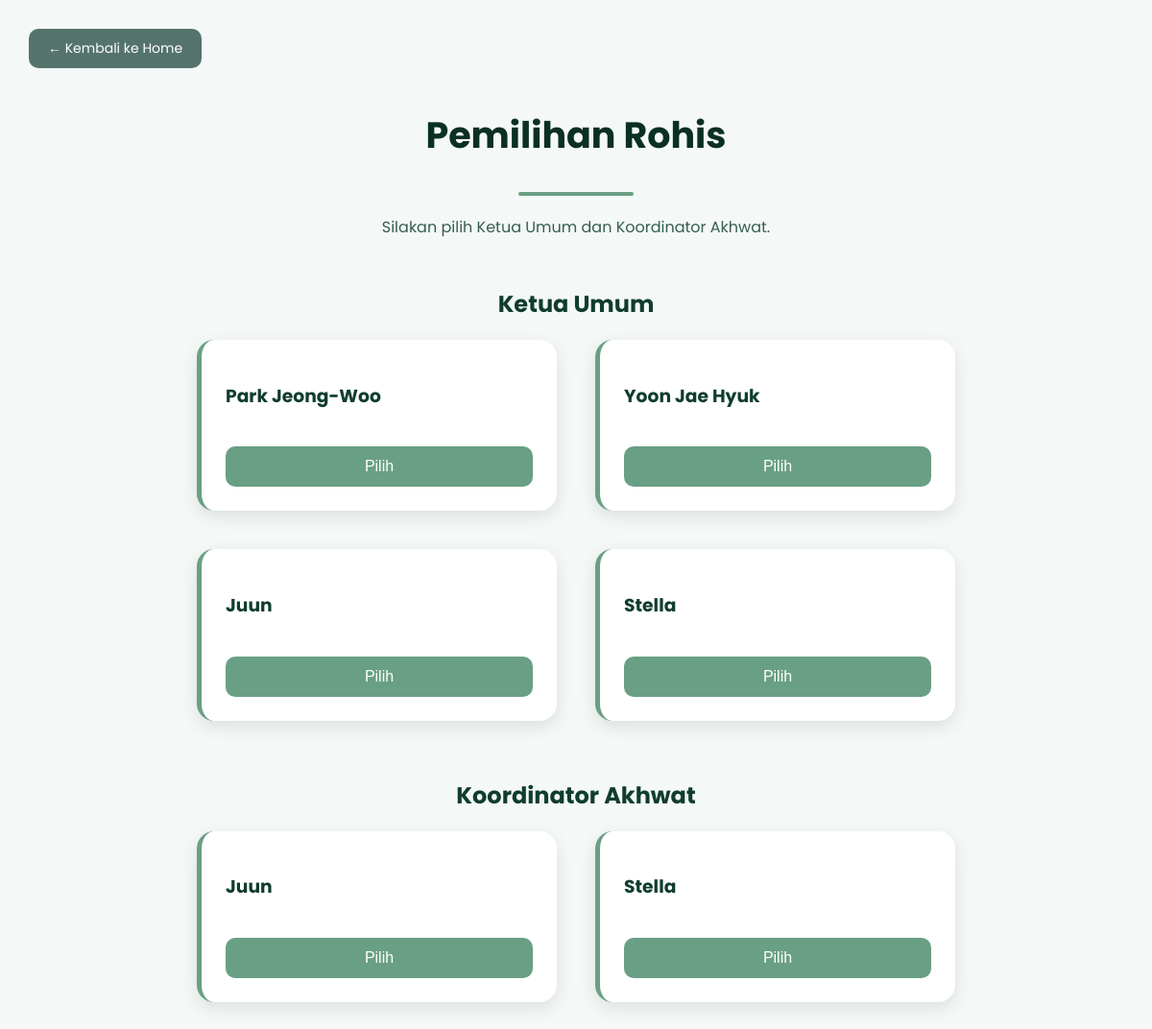
The app's page /anggota/voting.php (signed in) with its own data.
### tables this page shows
CREATE TABLE `kandidat` (
  `id_kandidat` int(11) NOT NULL,
  `nama_kandidat` varchar(100) NOT NULL,
  `jabatan` enum('Ketua Umum','Koordinator Akhwat') NOT NULL,
  `no_urut` int(11) NOT NULL,
  `foto` varchar(255) NOT NULL,
  `visi_misi` text DEFAULT NULL,
  `kelas` varchar(50) DEFAULT NULL,
  `suara` int(11) DEFAULT 0
);

### anggota/voting.php (the view, shortened to what this page needs)
<?php
include "../koneksi.php";
?>
<!DOCTYPE html>
<html lang="id">
<head>
</head>
<body>
<a href="home.php" class="home-btn">← Kembali ke Home</a>
<section class="vote-section">
<h1 class="vote-title">Pemilihan Rohis</h1>
<div class="line"></div>
<p class="sub-info">Silakan pilih Ketua Umum dan Koordinator Akhwat.</p>
<h2>Ketua Umum</h2>
<div class="vote-container">
<?php
$data = mysqli_query($konek, "SELECT * FROM kandidat");
while($row = mysqli_fetch_assoc($data)){
?>
<div class="kandidat-card">
<h3><?= $row['nama_kandidat']; ?></h3>
<button class="btn-vote"
onclick="bukaModal(<?= $row['id_kandidat']; ?>)">
Pilih
</button>
</div>
<?php } ?>
</div>
<h2>Koordinator Akhwat</h2>
<div class="vote-container">
<?php
$data_akhwat = mysqli_query($konek,"SELECT * FROM kandidat WHERE jabatan='Koordinator Akhwat'");
while($row = mysqli_fetch_assoc($data_akhwat)){
?>
<div class="kandidat-card">
<h3><?= $row['nama_kandidat']; ?></h3>
<button class="btn-vote"
onclick="bukaModal(<?= $row['id_kandidat']; ?>)">
Pilih
</button>
</div>
<?php } ?>
</div>
</section>
</body>
</html>

### anggota/voting.php (style rules this page uses)
body { font-family: 'Poppins', sans-serif; margin: 0; padding: 0; background: #f4f8f6; color: #0f3d2e; }
.vote-section { padding: 80px 20px; text-align: center; }
.vote-title { font-size: 38px; font-weight: 700; color: #0a3022; }
.line { width: 120px; height: 4px; background: #699f84; margin: 12px auto 20px; border-radius: 10px; }
.sub-info { font-size: 16px; color: #355e4e; margin-bottom: 50px; }
.home-btn { position: absolute; top: 30px; left: 30px; background: #54736c; color: white; padding: 10px 20px; border-radius: 10px; text-decoration: none; font-size: 14px; }
.vote-container { display: flex; justify-content: center; gap: 40px; flex-wrap: wrap; margin-bottom: 60px; }
.kandidat-card { background: #ffffff; width: 320px; padding: 25px; border-radius: 18px; box-shadow: 0 6px 18px rgba(0,0,0,0.1); border-left: 5px solid #699f84; text-align: left; transition: 0.3s; }
.btn-vote { margin-top: 20px; width: 100%; padding: 12px; font-size: 16px; background-color: #699f84; color: white; border: none; border-radius: 10px; cursor: pointer; }

### records on screen
kandidat: nama_kandidat "Park Jeong-Woo"
kandidat: nama_kandidat "Yoon Jae Hyuk"
kandidat: nama_kandidat "Juun"
kandidat: nama_kandidat "Stella"
